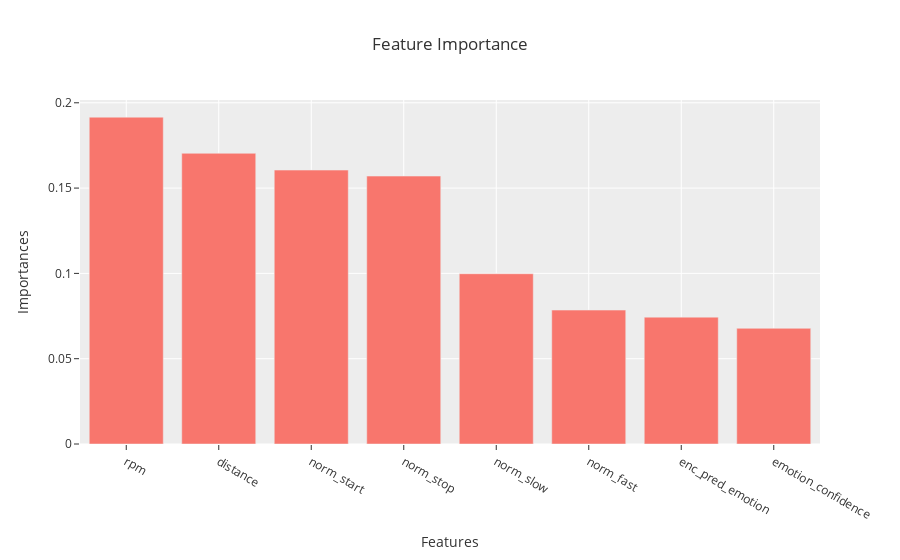

Here is the notebook cell this chart was saved with:
### Markdown cell above
## Show Feature Importance

### Code cell
# See which features were most important
imps = pd.DataFrame()
imps['Features'] = features
imps['Importances'] = clf.feature_importances_
imps = imps.sort_values('Importances', ascending=False)
px.bar(imps, x='Features', y='Importances', template='ggplot2',
       title='Feature Importance')

### Figure 1 — Plotly figure (JSON) as saved in the notebook; plotly's stock layout.template omitted (floating-point values rounded to 4 significant figures)
{"data": [{"alignmentgroup": "True", "hovertemplate": "Features=%{x}<br>Importances=%{y}<extra></extra>", "legendgroup": "", "marker": {"color": "#F8766D"}, "name": "", "offsetgroup": "", "orientation": "v", "showlegend": false, "textposition": "auto", "type": "bar", "x": ["rpm", "distance", "norm_start", "norm_stop", "norm_slow", "norm_fast", "enc_pred_emotion", "emotion_confidence"], "xaxis": "x", "y": [0.1916, 0.1704, 0.1606, 0.157, 0.0998, 0.07849, 0.07436, 0.0678], "yaxis": "y"}], "layout": {"barmode": "relative", "legend": {"tracegroupgap": 0}, "title": {"text": "Feature Importance"}, "xaxis": {"anchor": "y", "domain": [0, 1], "title": {"text": "Features"}}, "yaxis": {"anchor": "x", "domain": [0, 1], "title": {"text": "Importances"}}}}
